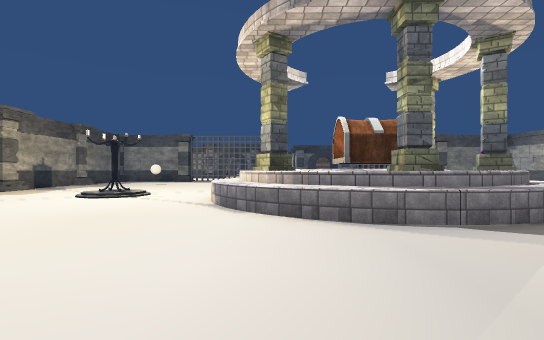
view 1 (above)

24 first-person views from a walk through a 3-D level made in the Unity game engine. The camera is 1.3 m above the floor, looks level and sees 85° across. The floor is counted in squares, 1.8 m on a side. Each view is taken from the middle of a square. On the plan, view 1 faces up. The plan holds only what a view shows up to about 10 squares ahead; the rest is blank. The place goes on beyond the plan. The player is left out. Some animated figures are left out. Some surface patterns are stand-ins.

view 2
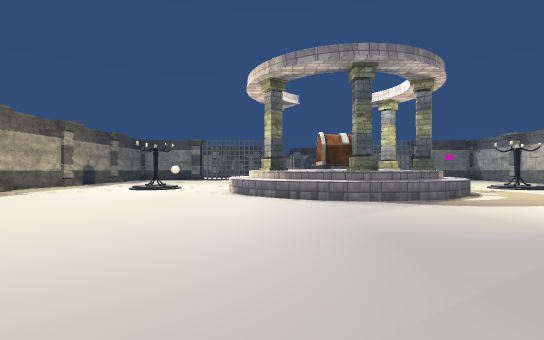

view 3
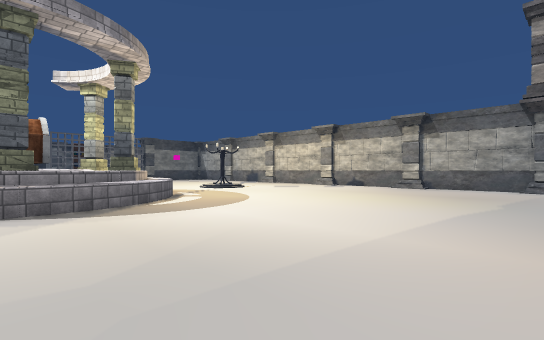

view 4
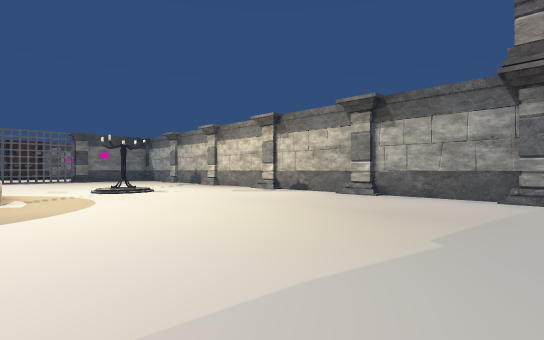

view 5
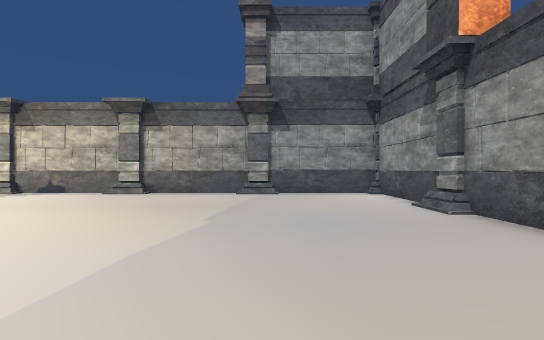

view 6
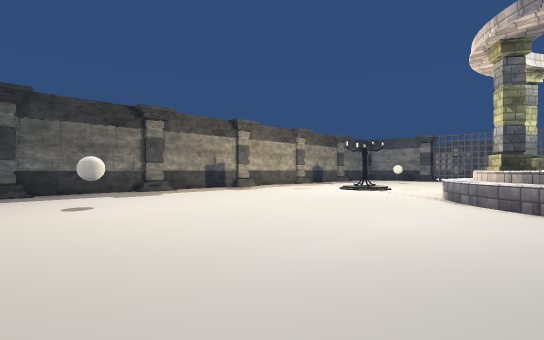

view 7
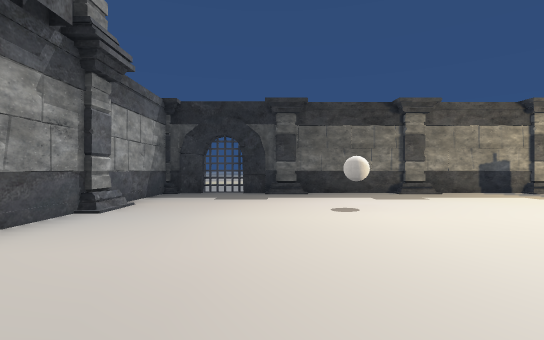

view 8
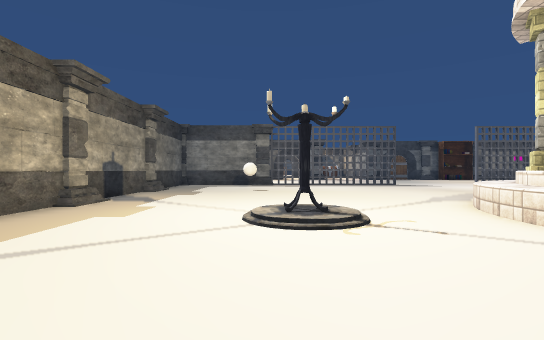

view 9
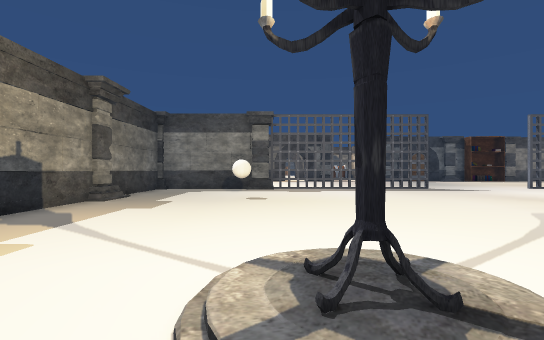

view 10
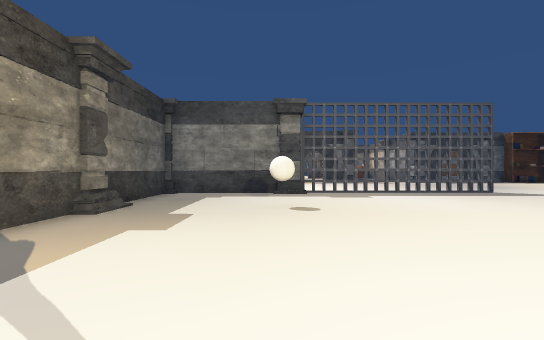

view 11
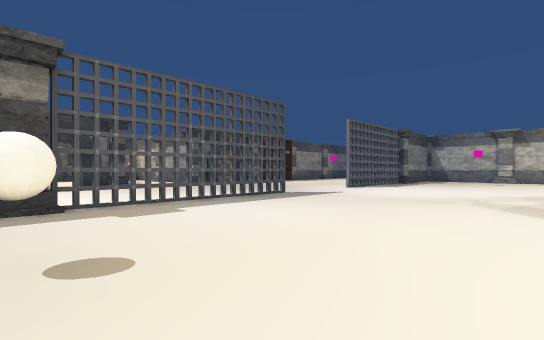

view 12
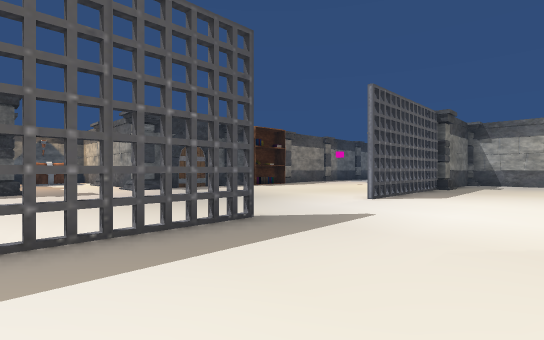

view 13
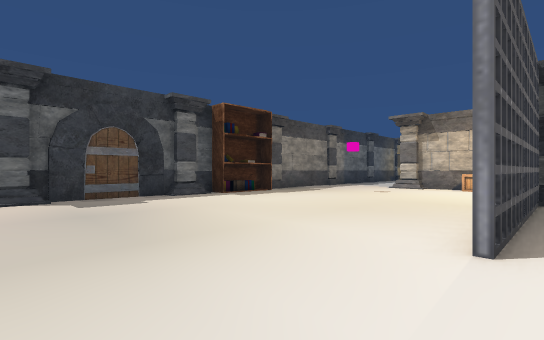

view 14
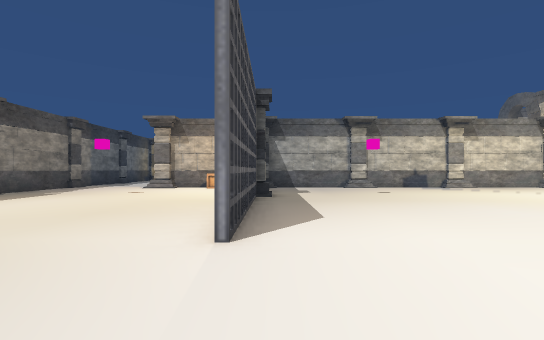

view 15
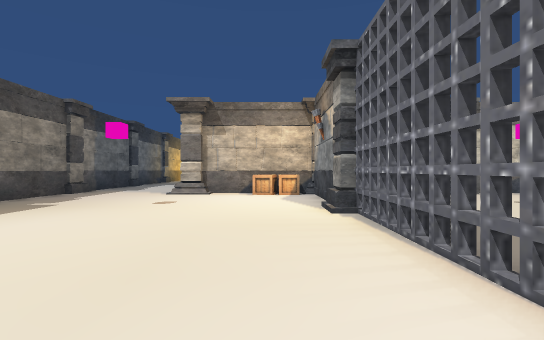

view 16
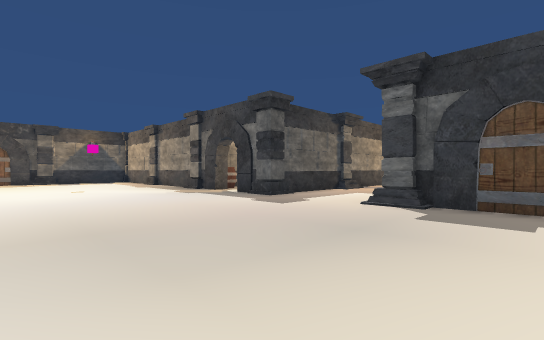

view 17
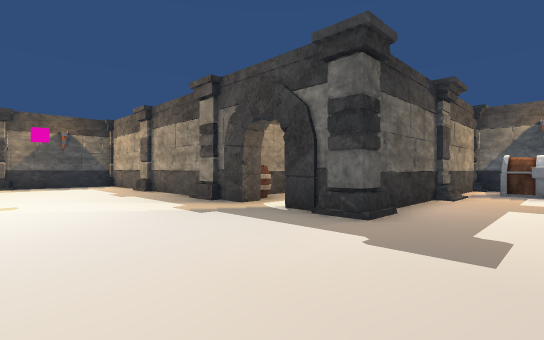

view 18
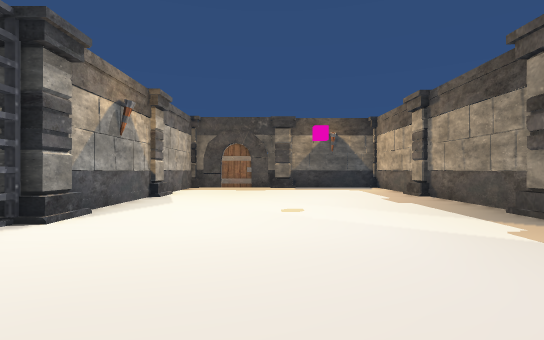

view 19
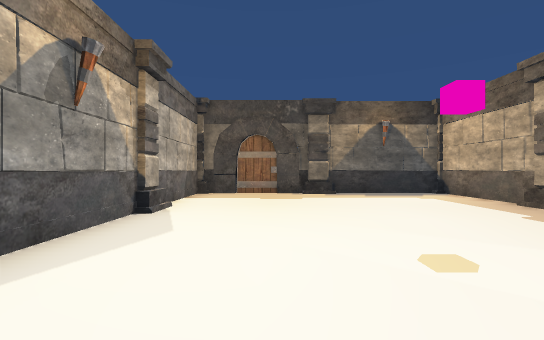

view 20
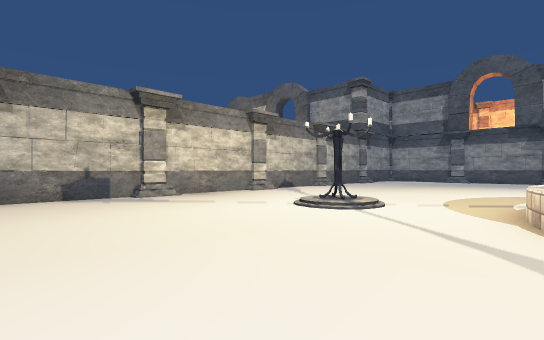

view 21
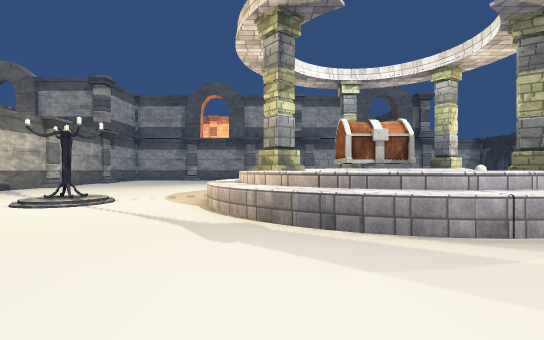

view 22
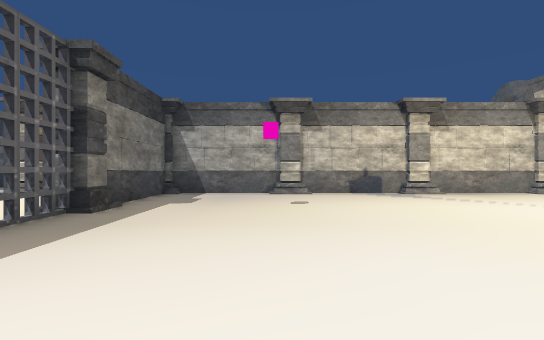

view 23
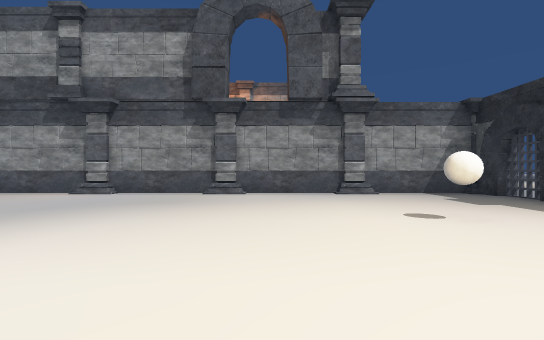

view 24
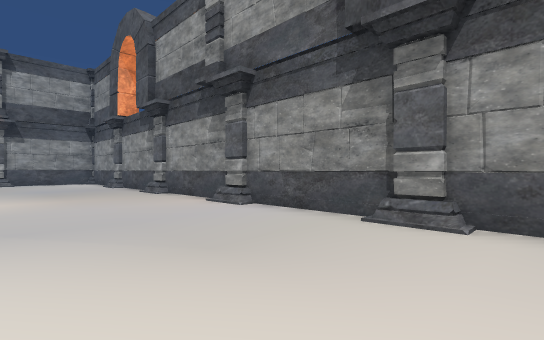

### Floor plan
Key: @ floor where view 1 was taken; # wall or solid block; x gap in a wall; . floor; / step, stairs or slope; ^ raised ledge; P pillar; B ball; T thing the floor can be seen under or through; O other object.
Columns run from 14 left of view 1 to 15 right of it. Each row starts with its distance up from view 1.
 34              #
 33              #OO
 32              #OO
 31              #..
 30              #..
 29              #..
 28              #..
 27  ##########  #..         #####
 26 ##..##../#####..######OO .....
 25 #.............................
 24 #.............................
 23 #/..........................#
 22 #/..........................##
 21 ##...........................#
 20 ##..........................O
 19 #...//..//..............//..O
 18 #########xTTTTTT...#####x#####
 17     #........................#
 16     #........................#
 15     ##..B...................##
 14     ##......................##
 13     #........................#
 12     #...........^^...........#
 11     ##........^^^^^^........##
 10     ##.......^P ^^^P^.......##
  9     #....OO..^P^  ^P^..OO....#
  8      ....OO..^  #^  ^..OO....#
  7       .......^P^O#^P^.......##
  6     ##.......^P^^^^P^.......##
  5     #.........^^PP^^.........#
  4     #..........^^^^..........#
  3     ##......................##
  2     ##......................##
  1     #........................#
  0     #...B.....@..............#
 -1     ##......................##
 -2     ##......................##
 -3     #........................#
 -4     #........................#
 -5     ##..##..##..##..##..##..##
 -6      ################  ######

Where each view was taken, in squares from view 1:
view 1: 0 up, 0 right, facing up
view 2: 3 down, 0 right, facing up
view 3: 2 down, 2 right, facing up-right
view 4: 2 down, 6 right, facing up-right
view 5: 2 down, 5 right, facing right
view 6: 2 down, 1 right, facing up-left
view 7: 2 down, 0 right, facing left
view 8: 4 up, 5 left, facing up
view 9: 7 up, 5 left, facing up
view 10: 9 up, 6 left, facing up
view 11: 12 up, 6 left, facing up-right
view 12: 15 up, 2 left, facing up-right
view 13: 18 up, 2 right, facing up-right
view 14: 18 up, 2 right, facing right
view 15: 20 up, 5 right, facing right
view 16: 20 up, 5 right, facing up-left
view 17: 22 up, 1 right, facing up-left
view 18: 22 up, 1 left, facing left
view 19: 21 up, 4 left, facing left
view 20: 14 up, 6 right, facing down-right
view 21: 15 up, 5 right, facing down
view 22: 15 up, 5 right, facing right
view 23: 4 up, 3 left, facing down
view 24: 1 down, 3 left, facing down-right
